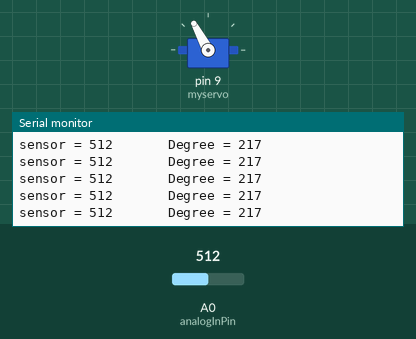
Bench run of a sketch on a simulated Arduino Uno, built with avr-gcc and run on an emulated ATmega328P. Parts: servo, the last lines printed to the serial monitor. The inputs (shaded band) are chosen by the test bench; at power-on: A0 (analogInPin) = 512.

Above: at 1.2 s.
1.3 s: A0 (analogInPin) set to 265
At 2.1 s:
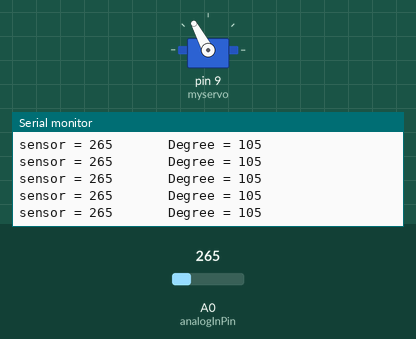
4.3 s: A0 (analogInPin) set to 234
At 5.2 s:
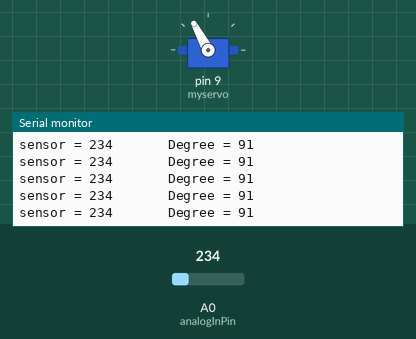
Timing chart, 0 to 7.3 s (numbered marks = the images above; inputs shaded):
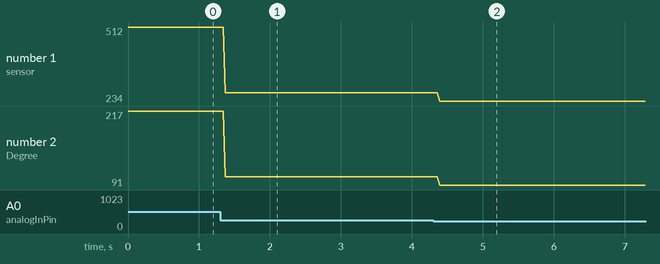

Measured:
- after the input at 1.3 s, the serial monitor: prints a new line after 0.07 s (image 1)
- after the input at 4.3 s, the serial monitor: prints a new line after 0.09 s (image 2)
- plotted number 1: 512 → 265 after the input at 1.3 s, 265 → 234 after the input at 4.3 s
- plotted number 2: 217 → 105 after the input at 1.3 s, 105 → 91 after the input at 4.3 s

The sketch:

Servo_position.ino
```cpp
#include <Servo.h>
Servo myservo;
const int analogInPin = A0;  // Analog input pin that the potentiometer is attached to


int sensorValue = 0;        // value read from the pot
int outputValue = 0;        // value output to the PWM (analog out)
int degree = 0;

void setup() {
  // initialize serial communications at 9600 bps:
  Serial.begin(9600);
    myservo.attach(9);
}

void loop() {

  sensorValue = analogRead(analogInPin);

  outputValue = map(sensorValue, 33, 429, 0, 180);

  Serial.print("sensor = ");
  Serial.print(sensorValue);
  Serial.print("       Degree = ");
  Serial.println(outputValue);

  uint8_t const setpoint_position = 177;
  uint8_t servo_conversion = setpoint_position /1.5;

    myservo.write(servo_conversion);              // tell servo to go to position in variable 'pos'

}
```
